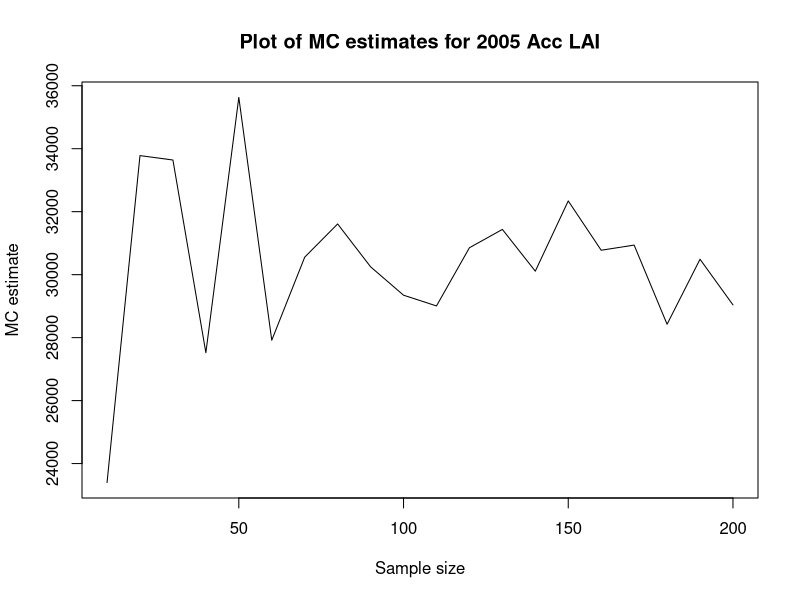
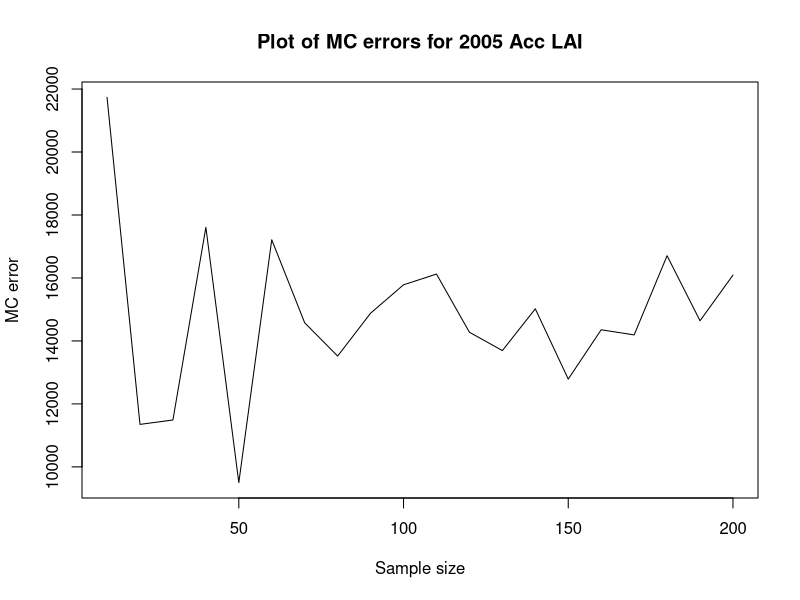
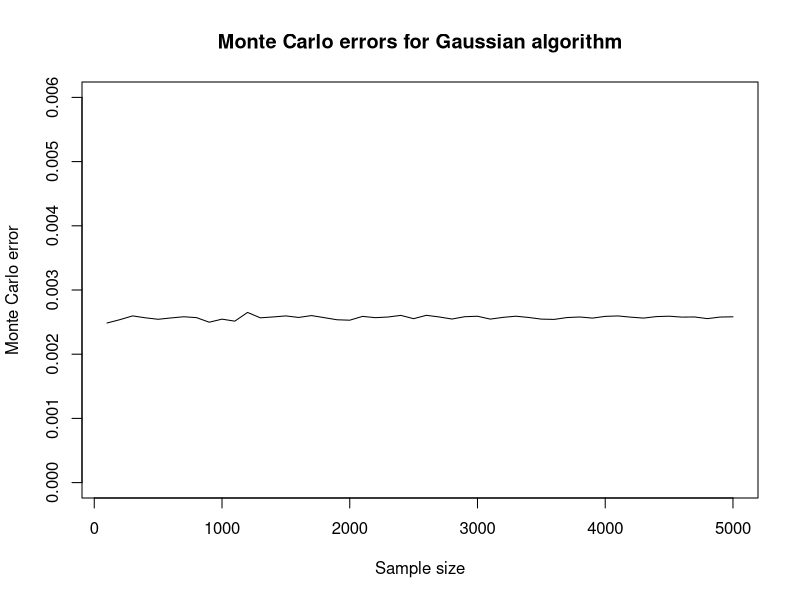
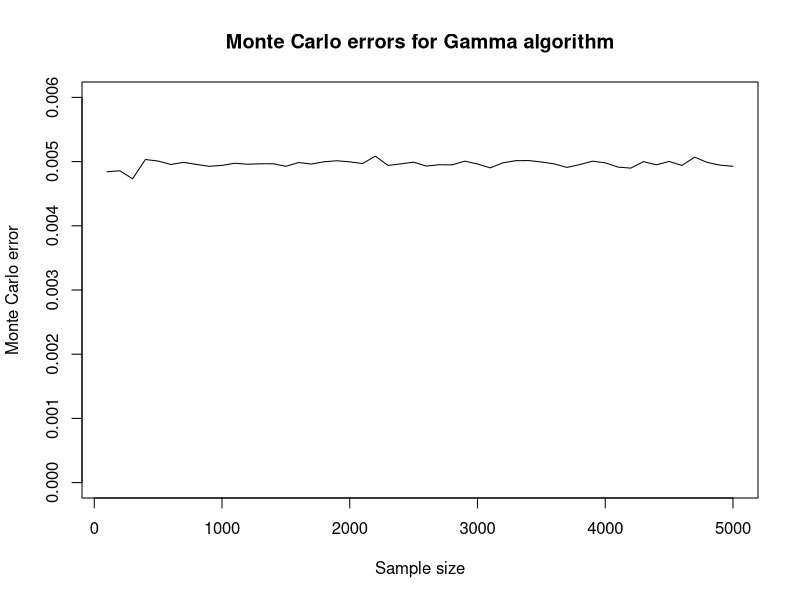

Write R code to recreate these figures, in order.
#For Problem 1:
#Import the LAI data
library(fields)
LAIdata<-read.table('LAI.csv',sep=',')
LAIdata<-as.matrix(LAIdata)
maxt<-dim(LAIdata)[1]
LAI<-sapply(1:maxt,function(i) matrix(LAIdata[i,],nrow=120,ncol=60,byrow=T),simplify="array")

#Obtain the LAI data for the first timepoint to use for the rest of this code
LAI1 = LAI[,,1]

#This will sample from the land only, so get all of the points on the land
naland = which(LAI1!=0,arr.ind=T)

#Use a sequence of n values, from 10 to 200 with increments of 10
nvals = seq(10,200,by=10)

accLAIestim = numeric(length(nvals))
#Sample points on the land for each sample size
for (i in 1:length(nvals))
{
  if (i > 1)
  {
    print(accLAIestim[i-1])
  }
  sumLAI = 0
  nval = nvals[i]
  landsample = sample(1:dim(naland)[1],size=nval,replace=FALSE)
  for (i in 1:nval)
  {
    sumLAI = sumLAI+LAI1[naland[landsample[i],1],naland[landsample[i],2]]
  }
  accLAIestim[i] = sumLAI*as.numeric(dim(naland)[1]/nval)*12
  print(accLAIestim[i])
}
#This screws up somehow when restarting the loop so that some of the accLAIestim values become either 0 or NA (and they increase to 200), so they must be fixed
newaccLAIestim = accLAIestim[complete.cases(accLAIestim)]
include = which(newaccLAIestim>0)
newnewaccLAIestim = newaccLAIestim[include]
#The remaining values are the estimated sums

#Get the actual accumulated LAI for 2005 (which will be used to plot)
accLAI = 0
for (i in 1:12)
{
  accLAI = accLAI+sum(colSums(LAI[,,i]))
}

#Get the MC errors, which will be the absolute value of the true value minus the estimated value
MCerror = numeric(length(newnewaccLAIestim))
for (i in 1:length(newnewaccLAIestim))
{
  MCerror[i] = abs(accLAI-newnewaccLAIestim[i])
}

#Plot the estimates and errors
plot(nvals,newnewaccLAIestim,type='l',xlab='Sample size',ylab='MC estimate',main='Plot of MC estimates for 2005 Acc LAI')
plot(nvals,MCerror,type='l',xlab='Sample size',ylab='MC error',main='Plot of MC errors for 2005 Acc LAI')

#For Problem 2:
#For part (b):
#Define the h functions for the Gaussian and gamma algorithms
hfungauss = function(x)
{
  return((sin(x)^2)*x^2*exp((-(x^2))/2))
}

hfungamma = function(x)
{
  return(gamma(x)*exp(x)*(sin(x)^2)*exp((-(x^2))/2))
}

#Get the Monte Carlo estimate, error, and 95% confidence interval for the Gaussian algorithm
nSple = 10000
Gaussians = rnorm(n=nSple,mean=0,sd=1)
hvaluesgauss = hfungauss(Gaussians)
Ihatgauss = mean(hvaluesgauss) #Monte Carlo estimate: an estimate found is 0.2422932
segauss = sqrt(var(hvaluesgauss)/nSple) #Monte Carlo error: for the above Ihat, error is 0.00258659
zgauss = qnorm(0.975)
CIgauss = c(Ihatgauss-zgauss*segauss,Ihatgauss+zgauss*segauss) #95% confidence interval
#For the above Ihat, se, and z, the confidence interval is (0.2372236, 0.2473628)

#Get the Monte Carlo estimate, error, and 95% confidence interval for the gamma algorithm
gammas = rgamma(n=nSple,shape=3,rate=1)
hvaluesgamma = hfungamma(gammas)
Ihatgamma = mean(hvaluesgamma) #Monte Carlo estimate: an estimate found is 0.4409859
segamma = sqrt(var(hvaluesgamma)/nSple) #Monte Carlo error: for the above Ihat, error is 0.004935336
zgamma = qnorm(0.975)
CIgamma = c(Ihatgamma-zgamma*segamma,Ihatgamma+zgamma*segamma) #95% confidence interval
#For the above Ihat, se, and z, the confidence interval is (0.4313128, 0.4506589)

#Plot the Monte Carlo errors for n=10,25,50,100,200,500,1000,5000,10000
nvals = seq(100,5000,by=100)
errorsgauss = numeric(length(nvals))
errorsgamma = numeric(length(nvals))
#Get the errors for each algorithm using the above sample sizes
for (i in 1:length(nvals))
{
  Gaussians = rnorm(n=nvals[i],mean=0,sd=1)
  hvaluesgauss = hfungauss(Gaussians)
  Ihatgauss = mean(hvaluesgauss)
  segauss = sqrt(var(hvaluesgauss)/nSple)
  errorsgauss[i] = segauss
  
  gammas = rgamma(n=nvals[i],shape=3,scale=1)
  hvaluesgamma = hfungamma(gammas)
  Ihatgamma = mean(hvaluesgamma)
  segamma = sqrt(var(hvaluesgamma)/nSple)
  errorsgamma[i] = segamma
}
#The errors for the Gaussian algorithm are a bit smaller than the errors for the gamma distribution
plot(nvals,errorsgauss,ylim=c(0,0.006),xlab="Sample size",ylab="Monte Carlo error",main="Monte Carlo errors for Gaussian algorithm",type='l')
plot(nvals,errorsgamma,ylim=c(0,0.006),xlab="Sample size",ylab="Monte Carlo error",main="Monte Carlo errors for Gamma algorithm",type='l')

#For part (c):
#Define the omega function
omegafunc = function(x)
{
  return((2/0.2422932)*(sin(x))^2*exp((-(x^2)/2)+x))
}

Y = rgamma(max(nvals),shape=3,rate=1)
Yminus1sq = (Y-1)^2
Y_ind = (1<Y)*(Y<10)
omega_Y = omegafunc(Y)
z = qnorm(0.975)
ResI = array(0,c(length(nvals),4))
for (i in 1:length(nvals))
{
  subspl = Y_ind[1:nvals[i]]*omega_Y[1:nvals[i]]*Yminus1sq[1:nvals[i]]
  m = mean(subspl)
  MC_error = sqrt(var(subspl)/nvals[i])
  lb = m-MC_error*z
  ub = m+MC_error*z
  ResI[i,] = c(m,lb,ub,MC_error)
}
